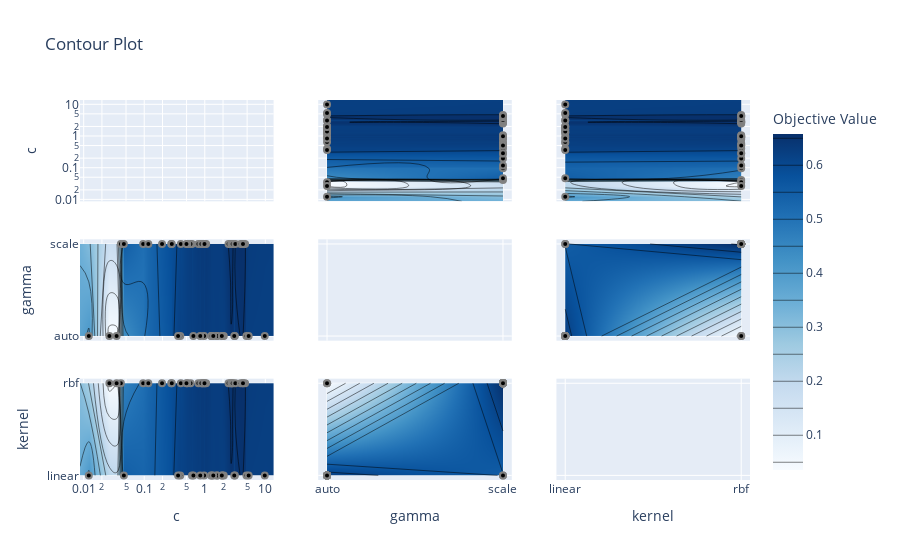

Here is the notebook cell this chart was saved with:
### Code cell
plot_contour(study)

### Figure 1 — Plotly figure (JSON) as saved in the notebook; plotly's stock layout.template omitted (floating-point values rounded to 4 significant figures)
{"data": [{"type": "scatter", "xaxis": "x", "yaxis": "y"}, {"colorbar": {"title": {"text": "Objective Value"}}, "colorscale": [[0, "rgb(247,251,255)"], [0.125, "rgb(222,235,247)"], [0.25, "rgb(198,219,239)"], [0.375, "rgb(158,202,225)"], [0.5, "rgb(107,174,214)"], [0.625, "rgb(66,146,198)"], [0.75, "rgb(33,113,181)"], [0.875, "rgb(8,81,156)"], [1, "rgb(8,48,107)"]], "connectgaps": true, "contours": {"coloring": "heatmap"}, "hoverinfo": "none", "line": {"smoothing": 1.3}, "reversescale": false, "showscale": true, "type": "contour", "x": [0.00869, 0.01214, 0.02655, 0.035, 0.04112, 0.04609, 0.09597, 0.1169, 0.1969, 0.2788, 0.2851, 0.3622, 0.3938, 0.4016, 0.4981, 0.5146, 0.5819, 0.6143, 0.6481, 0.7837, 0.8414, 0.8766, 0.9076, 0.9277, 0.9738, 0.9889, 0.9905, 1.053, 1.279, 1.285, 1.382, 1.59, 1.601, 1.911, 1.943, 2.059, 2.468, 2.651, 2.727, 2.853, 2.878, 3.067, 3.141, 3.196, 3.915, 4.267, 4.274, 4.63, 4.875, 5.304, 9.782, 13.67], "xaxis": "x4", "y": ["auto", "scale"], "yaxis": "y4", "z": [[null, 0.4087, 0.03432, 0.03432, null, null, null, null, null, null, null, 0.6141, 0.6155, null, null, null, null, null, 0.6228, null, 0.6251, null, null, null, 0.6256, null, null, null, 0.6261, 0.6256, 0.6248, 0.626, 0.6259, 0.6238, 0.6237, 0.6237, null, null, null, null, null, 0.6215, 0.6218, null, null, null, null, null, 0.6228, 0.6232, 0.6211, null], [null, null, null, null, 0.3441, 0.5477, 0.5078, 0.5269, 0.5637, 0.5846, 0.5865, null, null, 0.6076, 0.6201, 0.6216, 0.6265, 0.62, null, 0.6332, null, 0.6344, 0.633, 0.6338, null, 0.634, 0.634, 0.6363, null, null, null, null, null, null, null, null, 0.6512, 0.6516, 0.6529, 0.6542, 0.6554, null, null, 0.6562, 0.6573, 0.6563, 0.6561, 0.6547, null, null, null, null]]}, {"marker": {"color": "black", "line": {"color": "Grey", "width": 2}}, "mode": "markers", "showlegend": false, "type": "scatter", "x": [0.04112, 3.141, 0.035, 0.3938, 0.09597, 0.02655, 0.01214, 0.1169, 0.6143, 0.04609, 4.875, 5.304, 9.782, 2.059, 1.59, 1.279, 1.285, 0.9738, 1.601, 0.6481, 0.3622, 1.943, 1.382, 0.8414, 1.911, 3.067, 0.5819, 0.1969, 0.5146, 0.2788, 1.053, 0.9905, 0.9076, 0.7837, 0.9277, 0.4016, 0.8766, 0.9889, 0.4981, 0.2851, 2.651, 2.468, 2.727, 2.853, 2.878, 3.196, 4.63, 3.915, 4.267, 4.274], "xaxis": "x4", "y": ["scale", "auto", "auto", "auto", "scale", "auto", "auto", "scale", "scale", "scale", "auto", "auto", "auto", "auto", "auto", "auto", "auto", "auto", "auto", "auto", "auto", "auto", "auto", "auto", "auto", "auto", "scale", "scale", "scale", "scale", "scale", "scale", "scale", "scale", "scale", "scale", "scale", "scale", "scale", "scale", "scale", "scale", "scale", "scale", "scale", "scale", "scale", "scale", "scale", "scale"], "yaxis": "y4"}, {"colorbar": {"title": {"text": "Objective Value"}}, "colorscale": [[0, "rgb(247,251,255)"], [0.125, "rgb(222,235,247)"], [0.25, "rgb(198,219,239)"], [0.375, "rgb(158,202,225)"], [0.5, "rgb(107,174,214)"], [0.625, "rgb(66,146,198)"], [0.75, "rgb(33,113,181)"], [0.875, "rgb(8,81,156)"], [1, "rgb(8,48,107)"]], "connectgaps": true, "contours": {"coloring": "heatmap"}, "hoverinfo": "none", "line": {"smoothing": 1.3}, "reversescale": false, "showscale": false, "type": "contour", "x": [0.00869, 0.01214, 0.02655, 0.035, 0.04112, 0.04609, 0.09597, 0.1169, 0.1969, 0.2788, 0.2851, 0.3622, 0.3938, 0.4016, 0.4981, 0.5146, 0.5819, 0.6143, 0.6481, 0.7837, 0.8414, 0.8766, 0.9076, 0.9277, 0.9738, 0.9889, 0.9905, 1.053, 1.279, 1.285, 1.382, 1.59, 1.601, 1.911, 1.943, 2.059, 2.468, 2.651, 2.727, 2.853, 2.878, 3.067, 3.141, 3.196, 3.915, 4.267, 4.274, 4.63, 4.875, 5.304, 9.782, 13.67], "xaxis": "x7", "y": ["linear", "rbf"], "yaxis": "y7", "z": [[null, 0.4087, null, null, null, 0.5477, null, null, null, null, null, 0.6141, 0.6155, null, null, null, null, 0.62, 0.6228, null, 0.6251, null, null, null, 0.6256, null, null, null, 0.6261, 0.6256, 0.6248, 0.626, 0.6259, 0.6238, 0.6237, 0.6237, null, null, null, null, null, 0.6215, 0.6218, null, null, null, null, null, 0.6228, 0.6232, 0.6211, null], [null, null, 0.03432, 0.03432, 0.3441, null, 0.5078, 0.5269, 0.5637, 0.5846, 0.5865, null, null, 0.6076, 0.6201, 0.6216, 0.6265, null, null, 0.6332, null, 0.6344, 0.633, 0.6338, null, 0.634, 0.634, 0.6363, null, null, null, null, null, null, null, null, 0.6512, 0.6516, 0.6529, 0.6542, 0.6554, null, null, 0.6562, 0.6573, 0.6563, 0.6561, 0.6547, null, null, null, null]]}, {"marker": {"color": "black", "line": {"color": "Grey", "width": 2}}, "mode": "markers", "showlegend": false, "type": "scatter", "x": [0.04112, 3.141, 0.035, 0.3938, 0.09597, 0.02655, 0.01214, 0.1169, 0.6143, 0.04609, 4.875, 5.304, 9.782, 2.059, 1.59, 1.279, 1.285, 0.9738, 1.601, 0.6481, 0.3622, 1.943, 1.382, 0.8414, 1.911, 3.067, 0.5819, 0.1969, 0.5146, 0.2788, 1.053, 0.9905, 0.9076, 0.7837, 0.9277, 0.4016, 0.8766, 0.9889, 0.4981, 0.2851, 2.651, 2.468, 2.727, 2.853, 2.878, 3.196, 4.63, 3.915, 4.267, 4.274], "xaxis": "x7", "y": ["rbf", "linear", "rbf", "linear", "rbf", "rbf", "linear", "rbf", "linear", "linear", "linear", "linear", "linear", "linear", "linear", "linear", "linear", "linear", "linear", "linear", "linear", "linear", "linear", "linear", "linear", "linear", "rbf", "rbf", "rbf", "rbf", "rbf", "rbf", "rbf", "rbf", "rbf", "rbf", "rbf", "rbf", "rbf", "rbf", "rbf", "rbf", "rbf", "rbf", "rbf", "rbf", "rbf", "rbf", "rbf", "rbf"], "yaxis": "y7"}, {"colorbar": {"title": {"text": "Objective Value"}}, "colorscale": [[0, "rgb(247,251,255)"], [0.125, "rgb(222,235,247)"], [0.25, "rgb(198,219,239)"], [0.375, "rgb(158,202,225)"], [0.5, "rgb(107,174,214)"], [0.625, "rgb(66,146,198)"], [0.75, "rgb(33,113,181)"], [0.875, "rgb(8,81,156)"], [1, "rgb(8,48,107)"]], "connectgaps": true, "contours": {"coloring": "heatmap"}, "hoverinfo": "none", "line": {"smoothing": 1.3}, "reversescale": false, "showscale": false, "type": "contour", "x": ["auto", "scale"], "xaxis": "x2", "y": [0.00869, 0.01214, 0.02655, 0.035, 0.04112, 0.04609, 0.09597, 0.1169, 0.1969, 0.2788, 0.2851, 0.3622, 0.3938, 0.4016, 0.4981, 0.5146, 0.5819, 0.6143, 0.6481, 0.7837, 0.8414, 0.8766, 0.9076, 0.9277, 0.9738, 0.9889, 0.9905, 1.053, 1.279, 1.285, 1.382, 1.59, 1.601, 1.911, 1.943, 2.059, 2.468, 2.651, 2.727, 2.853, 2.878, 3.067, 3.141, 3.196, 3.915, 4.267, 4.274, 4.63, 4.875, 5.304, 9.782, 13.67], "yaxis": "y2", "z": [[null, null], [0.4087, null], [0.03432, null], [0.03432, null], [null, 0.3441], [null, 0.5477], [null, 0.5078], [null, 0.5269], [null, 0.5637], [null, 0.5846], [null, 0.5865], [0.6141, null], [0.6155, null], [null, 0.6076], [null, 0.6201], [null, 0.6216], [null, 0.6265], [null, 0.62], [0.6228, null], [null, 0.6332], [0.6251, null], [null, 0.6344], [null, 0.633], [null, 0.6338], [0.6256, null], [null, 0.634], [null, 0.634], [null, 0.6363], [0.6261, null], [0.6256, null], [0.6248, null], [0.626, null], [0.6259, null], [0.6238, null], [0.6237, null], [0.6237, null], [null, 0.6512], [null, 0.6516], [null, 0.6529], [null, 0.6542], [null, 0.6554], [0.6215, null], [0.6218, null], [null, 0.6562], [null, 0.6573], [null, 0.6563], [null, 0.6561], [null, 0.6547], [0.6228, null], [0.6232, null], [0.6211, null], [null, null]]}, {"marker": {"color": "black", "line": {"color": "Grey", "width": 2}}, "mode": "markers", "showlegend": false, "type": "scatter", "x": ["scale", "auto", "auto", "auto", "scale", "auto", "auto", "scale", "scale", "scale", "auto", "auto", "auto", "auto", "auto", "auto", "auto", "auto", "auto", "auto", "auto", "auto", "auto", "auto", "auto", "auto", "scale", "scale", "scale", "scale", "scale", "scale", "scale", "scale", "scale", "scale", "scale", "scale", "scale", "scale", "scale", "scale", "scale", "scale", "scale", "scale", "scale", "scale", "scale", "scale"], "xaxis": "x2", "y": [0.04112, 3.141, 0.035, 0.3938, 0.09597, 0.02655, 0.01214, 0.1169, 0.6143, 0.04609, 4.875, 5.304, 9.782, 2.059, 1.59, 1.279, 1.285, 0.9738, 1.601, 0.6481, 0.3622, 1.943, 1.382, 0.8414, 1.911, 3.067, 0.5819, 0.1969, 0.5146, 0.2788, 1.053, 0.9905, 0.9076, 0.7837, 0.9277, 0.4016, 0.8766, 0.9889, 0.4981, 0.2851, 2.651, 2.468, 2.727, 2.853, 2.878, 3.196, 4.63, 3.915, 4.267, 4.274], "yaxis": "y2"}, {"type": "scatter", "xaxis": "x5", "yaxis": "y5"}, {"colorbar": {"title": {"text": "Objective Value"}}, "colorscale": [[0, "rgb(247,251,255)"], [0.125, "rgb(222,235,247)"], [0.25, "rgb(198,219,239)"], [0.375, "rgb(158,202,225)"], [0.5, "rgb(107,174,214)"], [0.625, "rgb(66,146,198)"], [0.75, "rgb(33,113,181)"], [0.875, "rgb(8,81,156)"], [1, "rgb(8,48,107)"]], "connectgaps": true, "contours": {"coloring": "heatmap"}, "hoverinfo": "none", "line": {"smoothing": 1.3}, "reversescale": false, "showscale": false, "type": "contour", "x": ["auto", "scale"], "xaxis": "x8", "y": ["linear", "rbf"], "yaxis": "y8", "z": [[0.6215, 0.5477], [0.03432, 0.6561]]}, {"marker": {"color": "black", "line": {"color": "Grey", "width": 2}}, "mode": "markers", "showlegend": false, "type": "scatter", "x": ["scale", "auto", "auto", "auto", "scale", "auto", "auto", "scale", "scale", "scale", "auto", "auto", "auto", "auto", "auto", "auto", "auto", "auto", "auto", "auto", "auto", "auto", "auto", "auto", "auto", "auto", "scale", "scale", "scale", "scale", "scale", "scale", "scale", "scale", "scale", "scale", "scale", "scale", "scale", "scale", "scale", "scale", "scale", "scale", "scale", "scale", "scale", "scale", "scale", "scale"], "xaxis": "x8", "y": ["rbf", "linear", "rbf", "linear", "rbf", "rbf", "linear", "rbf", "linear", "linear", "linear", "linear", "linear", "linear", "linear", "linear", "linear", "linear", "linear", "linear", "linear", "linear", "linear", "linear", "linear", "linear", "rbf", "rbf", "rbf", "rbf", "rbf", "rbf", "rbf", "rbf", "rbf", "rbf", "rbf", "rbf", "rbf", "rbf", "rbf", "rbf", "rbf", "rbf", "rbf", "rbf", "rbf", "rbf", "rbf", "rbf"], "yaxis": "y8"}, {"colorbar": {"title": {"text": "Objective Value"}}, "colorscale": [[0, "rgb(247,251,255)"], [0.125, "rgb(222,235,247)"], [0.25, "rgb(198,219,239)"], [0.375, "rgb(158,202,225)"], [0.5, "rgb(107,174,214)"], [0.625, "rgb(66,146,198)"], [0.75, "rgb(33,113,181)"], [0.875, "rgb(8,81,156)"], [1, "rgb(8,48,107)"]], "connectgaps": true, "contours": {"coloring": "heatmap"}, "hoverinfo": "none", "line": {"smoothing": 1.3}, "reversescale": false, "showscale": false, "type": "contour", "x": ["linear", "rbf"], "xaxis": "x3", "y": [0.00869, 0.01214, 0.02655, 0.035, 0.04112, 0.04609, 0.09597, 0.1169, 0.1969, 0.2788, 0.2851, 0.3622, 0.3938, 0.4016, 0.4981, 0.5146, 0.5819, 0.6143, 0.6481, 0.7837, 0.8414, 0.8766, 0.9076, 0.9277, 0.9738, 0.9889, 0.9905, 1.053, 1.279, 1.285, 1.382, 1.59, 1.601, 1.911, 1.943, 2.059, 2.468, 2.651, 2.727, 2.853, 2.878, 3.067, 3.141, 3.196, 3.915, 4.267, 4.274, 4.63, 4.875, 5.304, 9.782, 13.67], "yaxis": "y3", "z": [[null, null], [0.4087, null], [null, 0.03432], [null, 0.03432], [null, 0.3441], [0.5477, null], [null, 0.5078], [null, 0.5269], [null, 0.5637], [null, 0.5846], [null, 0.5865], [0.6141, null], [0.6155, null], [null, 0.6076], [null, 0.6201], [null, 0.6216], [null, 0.6265], [0.62, null], [0.6228, null], [null, 0.6332], [0.6251, null], [null, 0.6344], [null, 0.633], [null, 0.6338], [0.6256, null], [null, 0.634], [null, 0.634], [null, 0.6363], [0.6261, null], [0.6256, null], [0.6248, null], [0.626, null], [0.6259, null], [0.6238, null], [0.6237, null], [0.6237, null], [null, 0.6512], [null, 0.6516], [null, 0.6529], [null, 0.6542], [null, 0.6554], [0.6215, null], [0.6218, null], [null, 0.6562], [null, 0.6573], [null, 0.6563], [null, 0.6561], [null, 0.6547], [0.6228, null], [0.6232, null], [0.6211, null], [null, null]]}, {"marker": {"color": "black", "line": {"color": "Grey", "width": 2}}, "mode": "markers", "showlegend": false, "type": "scatter", "x": ["rbf", "linear", "rbf", "linear", "rbf", "rbf", "linear", "rbf", "linear", "linear", "linear", "linear", "linear", "linear", "linear", "linear", "linear", "linear", "linear", "linear", "linear", "linear", "linear", "linear", "linear", "linear", "rbf", "rbf", "rbf", "rbf", "rbf", "rbf", "rbf", "rbf", "rbf", "rbf", "rbf", "rbf", "rbf", "rbf", "rbf", "rbf", "rbf", "rbf", "rbf", "rbf", "rbf", "rbf", "rbf", "rbf"], "xaxis": "x3", "y": [0.04112, 3.141, 0.035, 0.3938, 0.09597, 0.02655, 0.01214, 0.1169, 0.6143, 0.04609, 4.875, 5.304, 9.782, 2.059, 1.59, 1.279, 1.285, 0.9738, 1.601, 0.6481, 0.3622, 1.943, 1.382, 0.8414, 1.911, 3.067, 0.5819, 0.1969, 0.5146, 0.2788, 1.053, 0.9905, 0.9076, 0.7837, 0.9277, 0.4016, 0.8766, 0.9889, 0.4981, 0.2851, 2.651, 2.468, 2.727, 2.853, 2.878, 3.196, 4.63, 3.915, 4.267, 4.274], "yaxis": "y3"}, {"colorbar": {"title": {"text": "Objective Value"}}, "colorscale": [[0, "rgb(247,251,255)"], [0.125, "rgb(222,235,247)"], [0.25, "rgb(198,219,239)"], [0.375, "rgb(158,202,225)"], [0.5, "rgb(107,174,214)"], [0.625, "rgb(66,146,198)"], [0.75, "rgb(33,113,181)"], [0.875, "rgb(8,81,156)"], [1, "rgb(8,48,107)"]], "connectgaps": true, "contours": {"coloring": "heatmap"}, "hoverinfo": "none", "line": {"smoothing": 1.3}, "reversescale": false, "showscale": false, "type": "contour", "x": ["linear", "rbf"], "xaxis": "x6", "y": ["auto", "scale"], "yaxis": "y6", "z": [[0.6215, 0.03432], [0.5477, 0.6561]]}, {"marker": {"color": "black", "line": {"color": "Grey", "width": 2}}, "mode": "markers", "showlegend": false, "type": "scatter", "x": ["rbf", "linear", "rbf", "linear", "rbf", "rbf", "linear", "rbf", "linear", "linear", "linear", "linear", "linear", "linear", "linear", "linear", "linear", "linear", "linear", "linear", "linear", "linear", "linear", "linear", "linear", "linear", "rbf", "rbf", "rbf", "rbf", "rbf", "rbf", "rbf", "rbf", "rbf", "rbf", "rbf", "rbf", "rbf", "rbf", "rbf", "rbf", "rbf", "rbf", "rbf", "rbf", "rbf", "rbf", "rbf", "rbf"], "xaxis": "x6", "y": ["scale", "auto", "auto", "auto", "scale", "auto", "auto", "scale", "scale", "scale", "auto", "auto", "auto", "auto", "auto", "auto", "auto", "auto", "auto", "auto", "auto", "auto", "auto", "auto", "auto", "auto", "scale", "scale", "scale", "scale", "scale", "scale", "scale", "scale", "scale", "scale", "scale", "scale", "scale", "scale", "scale", "scale", "scale", "scale", "scale", "scale", "scale", "scale", "scale", "scale"], "yaxis": "y6"}, {"type": "scatter", "xaxis": "x9", "yaxis": "y9"}], "layout": {"title": {"text": "Contour Plot"}, "xaxis": {"anchor": "y", "domain": [0, 0.2889], "matches": "x7", "range": [-2.061, 1.136], "showticklabels": false, "type": "log"}, "xaxis2": {"anchor": "y2", "domain": [0.3556, 0.6444], "matches": "x8", "range": [-0.05, 1.05], "showticklabels": false, "type": "category"}, "xaxis3": {"anchor": "y3", "domain": [0.7111, 1], "matches": "x9", "range": [-0.05, 1.05], "showticklabels": false, "type": "category"}, "xaxis4": {"anchor": "y4", "domain": [0, 0.2889], "matches": "x7", "range": [-2.061, 1.136], "showticklabels": false, "type": "log"}, "xaxis5": {"anchor": "y5", "domain": [0.3556, 0.6444], "matches": "x8", "range": [-0.05, 1.05], "showticklabels": false, "type": "category"}, "xaxis6": {"anchor": "y6", "domain": [0.7111, 1], "matches": "x9", "range": [-0.05, 1.05], "showticklabels": false, "type": "category"}, "xaxis7": {"anchor": "y7", "domain": [0, 0.2889], "range": [-2.061, 1.136], "title": {"text": "c"}, "type": "log"}, "xaxis8": {"anchor": "y8", "domain": [0.3556, 0.6444], "range": [-0.05, 1.05], "title": {"text": "gamma"}, "type": "category"}, "xaxis9": {"anchor": "y9", "domain": [0.7111, 1], "range": [-0.05, 1.05], "title": {"text": "kernel"}, "type": "category"}, "yaxis": {"anchor": "x", "domain": [0.7333, 1], "range": [-2.061, 1.136], "title": {"text": "c"}, "type": "log"}, "yaxis2": {"anchor": "x2", "domain": [0.7333, 1], "matches": "y", "range": [-2.061, 1.136], "showticklabels": false, "type": "log"}, "yaxis3": {"anchor": "x3", "domain": [0.7333, 1], "matches": "y", "range": [-2.061, 1.136], "showticklabels": false, "type": "log"}, "yaxis4": {"anchor": "x4", "domain": [0.3667, 0.6333], "range": [-0.05, 1.05], "title": {"text": "gamma"}, "type": "category"}, "yaxis5": {"anchor": "x5", "domain": [0.3667, 0.6333], "matches": "y4", "range": [-0.05, 1.05], "showticklabels": false, "type": "category"}, "yaxis6": {"anchor": "x6", "domain": [0.3667, 0.6333], "matches": "y4", "range": [-0.05, 1.05], "showticklabels": false, "type": "category"}, "yaxis7": {"anchor": "x7", "domain": [0, 0.2667], "range": [-0.05, 1.05], "title": {"text": "kernel"}, "type": "category"}, "yaxis8": {"anchor": "x8", "domain": [0, 0.2667], "matches": "y7", "range": [-0.05, 1.05], "showticklabels": false, "type": "category"}, "yaxis9": {"anchor": "x9", "domain": [0, 0.2667], "matches": "y7", "range": [-0.05, 1.05], "showticklabels": false, "type": "category"}}}
